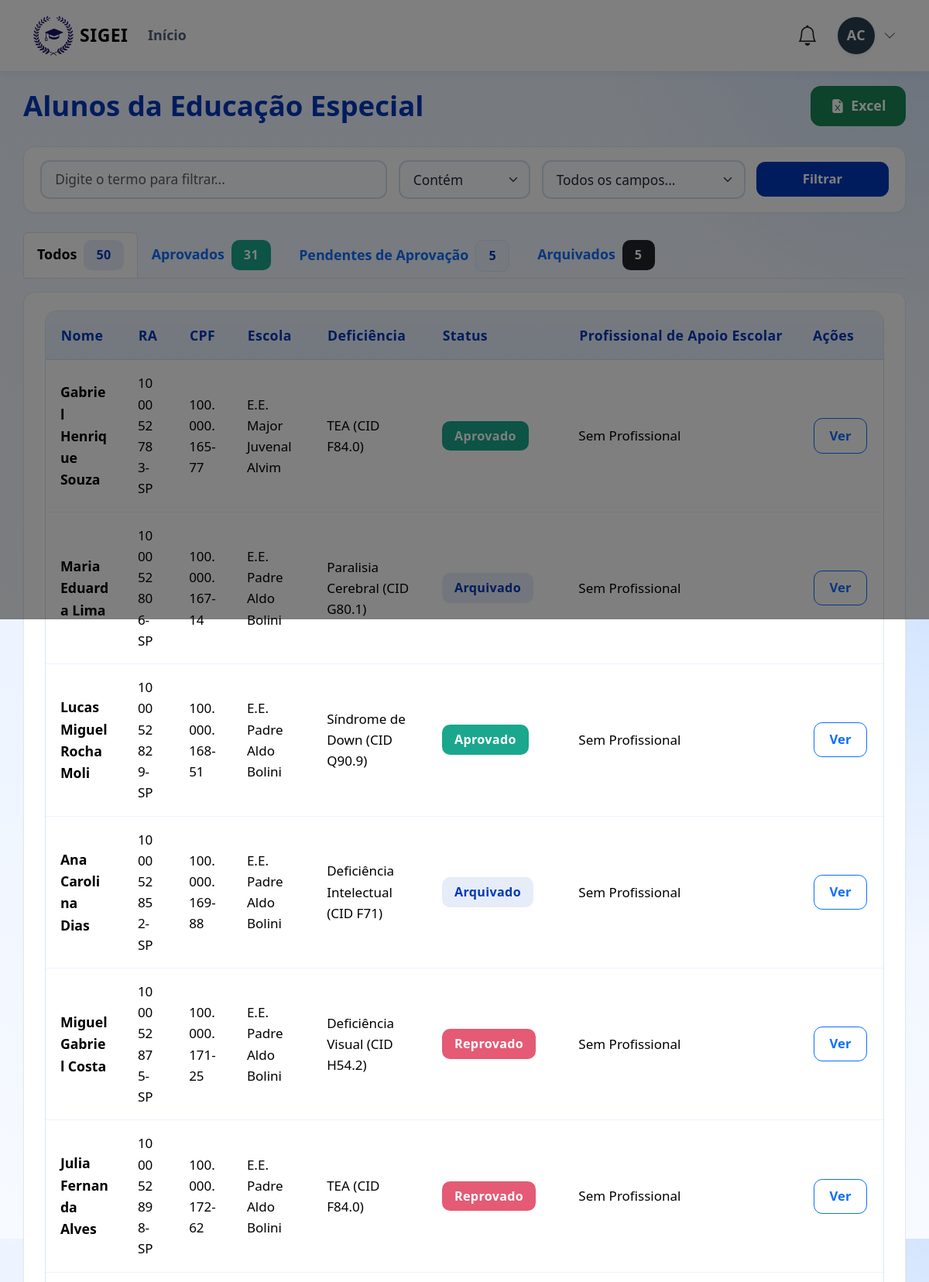
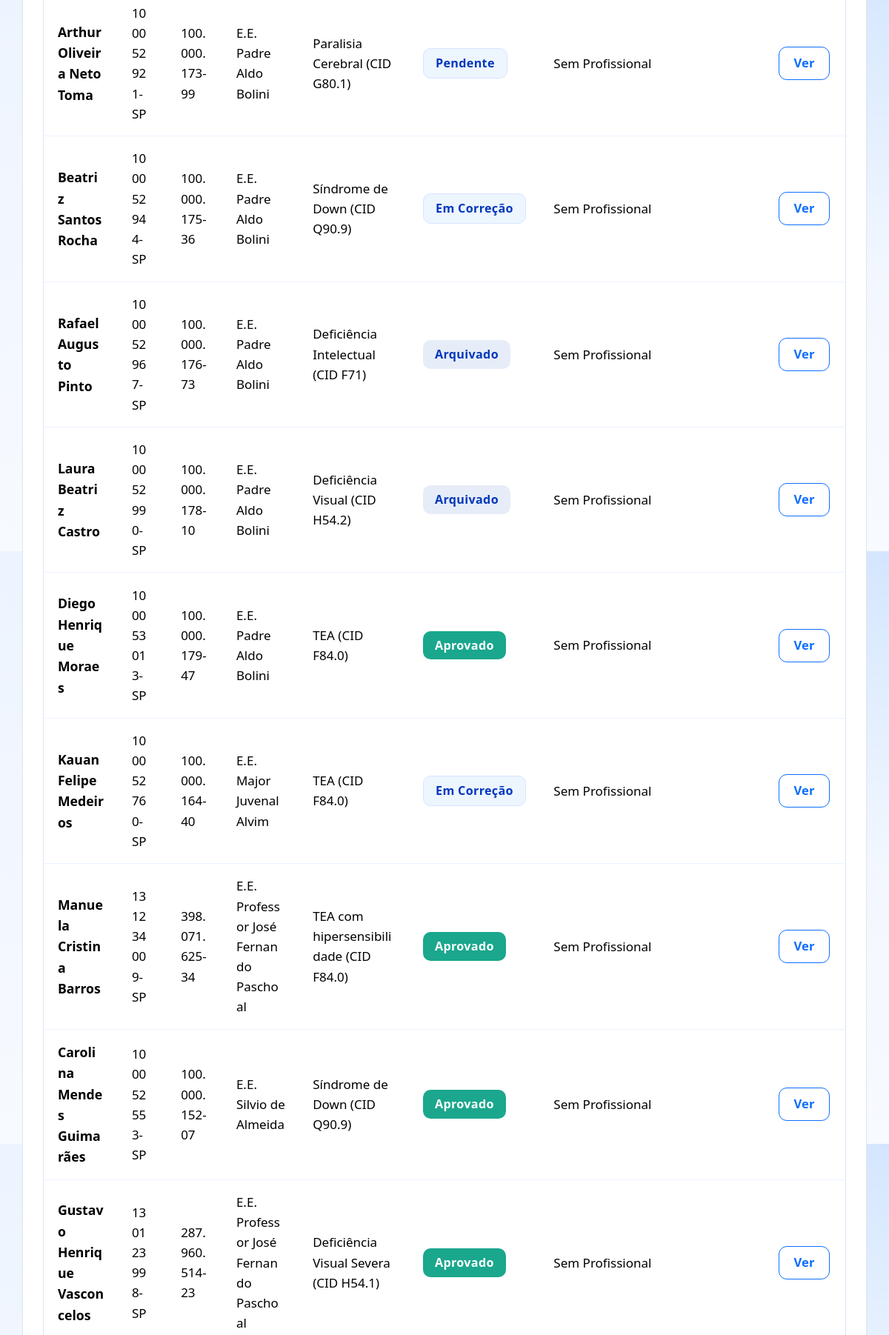
Page /views/alunos/listar.php (signed in, upper part) on the committed database (2 pictures, top to bottom).
### tables this page shows
CREATE TABLE `alunos` (
  `id_aluno` int(11) NOT NULL,
  `nome` varchar(150) NOT NULL,
  `cpf` char(11) DEFAULT NULL,
  `ra` varchar(30) DEFAULT NULL,
  `turno_aula` enum('MANHÃ','TARDE','NOITE','INTEGRAL') DEFAULT NULL,
  `genero` varchar(50) DEFAULT NULL,
  `raca` varchar(50) DEFAULT NULL,
  `municipio_nascimento` varchar(100) DEFAULT NULL,
  `serie` varchar(50) DEFAULT NULL,
  `data_nascimento` date DEFAULT NULL,
  `descricao_deficiencia` text DEFAULT NULL,
  `descricao_cuidados` text DEFAULT NULL,
  `nome_responsavel` varchar(150) DEFAULT NULL,
  `cpf_responsavel` char(11) DEFAULT NULL,
  `foto_arquivo` varchar(255) DEFAULT NULL,
  `termo_responsabilidade_arquivo` varchar(255) DEFAULT NULL,
  `status_aprovacao` enum('PENDENTE','APROVADO','REPROVADO','PENDENTE_CORRECAO','ARQUIVADO') DEFAULT 'PENDENTE',
  `motivo_reprovacao` text DEFAULT NULL,
  `motivo_arquivamento` text DEFAULT NULL,
  `data_arquivamento` datetime DEFAULT NULL,
  `arquivado_por_nome` varchar(150) DEFAULT NULL,
  `arquivado_por_cpf` char(11) DEFAULT NULL,
  `arquivado_por_perfil` varchar(50) DEFAULT NULL,
  `deliberado_por_nome` varchar(150) DEFAULT NULL,
  `deliberado_por_cpf` char(11) DEFAULT NULL,
  `data_deliberacao` datetime DEFAULT NULL,
  `id_ue` int(11) DEFAULT NULL,
  `id_usuario_ue` int(11) DEFAULT NULL,
  `cadastrado_por_nome` varchar(150) DEFAULT NULL,
  `cadastrado_por_cpf` varchar(20) DEFAULT NULL,
  `data_cadastro` datetime DEFAULT current_timestamp()
);

CREATE TABLE `unidades_escolares` (
  `id_ue` int(11) NOT NULL,
  `cie` varchar(10) NOT NULL,
  `ua` varchar(30) DEFAULT NULL,
  `nome` varchar(150) NOT NULL,
  `modalidade` varchar(100) DEFAULT 'Ensino Fundamental e Médio',
  `tipo_ue` enum('ESCOLA','CRECHE','CENTRO_EDUCACIONAL') NOT NULL DEFAULT 'ESCOLA',
  `endereco` varchar(255) DEFAULT NULL,
  `numero` varchar(20) DEFAULT NULL,
  `bairro` varchar(100) DEFAULT NULL,
  `municipio` varchar(100) DEFAULT NULL,
  `cidade` varchar(100) DEFAULT NULL,
  `cep` varchar(10) DEFAULT NULL,
  `telefone` varchar(30) DEFAULT NULL,
  `email` varchar(150) DEFAULT NULL,
  `id_ure` int(11) NOT NULL,
  `ativo` tinyint(1) DEFAULT 1,
  `data_cadastro` datetime DEFAULT current_timestamp()
);

### views/alunos/listar.php (the view, shortened to what the rows shown need)
<?php
require_once "../../config/init.php";
$userPerfil = $_SESSION['user_perfil'];
$abaAtiva = trim($_GET['aba'] ?? 'todos');
$where = array();
$baseSelect = "
    SELECT a.id_aluno, a.nome, a.cpf, a.ra, a.descricao_deficiencia, a.data_nascimento,
           TIMESTAMPDIFF(YEAR, a.data_nascimento, CURDATE()) AS idade,
           a.status_aprovacao, a.motivo_arquivamento, a.data_arquivamento, a.arquivado_por_nome, a.arquivado_por_cpf, a.arquivado_por_perfil, a.data_cadastro,
           e.nome AS escola_nome,
           (SELECT p.nome FROM associacoes ass
            JOIN usuarios_pae p ON ass.id_pae = p.id_pae
            WHERE ass.id_aluno = a.id_aluno AND ass.ativo = 1
            LIMIT 1) AS pae_nome
    FROM alunos a
    LEFT JOIN unidades_escolares e ON a.id_ue = e.id_ue
";
$nomeUre = '';
$whereAba = $where;
$whereAbaSql = (count($whereAba) > 0) ? 'WHERE ' . implode(' AND ', $whereAba) : '';
$sqlFinal = "$baseSelect $whereAbaSql ORDER BY a.data_cadastro DESC";
$result = mysqli_query($conexao, $sqlFinal);
$alunos = $result ? mysqli_fetch_all($result, MYSQLI_ASSOC) : [];
?>
<!DOCTYPE html>
<html lang="pt-br">
<head>
    <link href="https://cdn.jsdelivr.net/npm/bootstrap@5.3.7/dist/css/bootstrap.min.css" rel="stylesheet">
    <link rel="stylesheet" href="../../assets/css/style.css">
</head>
<body class="page-alunos-listar">
<?php require("../../includes/navbar.php"); ?>
<div class="content">
    <div class="d-flex justify-content-between align-items-center mb-4">
        <div>
            <?php if ($userPerfil === 'DIRIGENTE'): ?>
                <h2 class="mb-0">Alunos da Unidade Regional de Ensino <?php echo htmlspecialchars($nomeUre ? $nomeUre : ''); ?></h2>
            <?php else: ?>
                <h2 class="mb-0">Alunos da Educação Especial</h2>
            <?php endif; ?>
        </div>
    </div>
    <div class="card border-0 shadow-sm">
        <div class="card-body p-4">
            <div class="table-responsive">
                <table class="table table-hover align-middle">
                    <thead>
                        <tr>
                            <th>Nome</th>
                            <th>RA</th>
                            <th>CPF</th>
                            <?php if ($userPerfil !== 'USUARIO_ESCOLA'): ?>
                                <th>Escola</th>
                            <?php endif; ?>
                            <th>Deficiência</th>
                            <?php if ($abaAtiva === 'arquivados'): ?>
                                <th>Data Inativação</th>
                                <th>Inativado Por (CPF)</th>
                                <th>Motivo</th>
                            <?php else: ?>
                                <th>Status</th>
                                <th>Profissional de Apoio Escolar</th>
                            <?php endif; ?>
                            <th>Ações</th>
                        </tr>
                    </thead>
                    <tbody>
                        <?php if (count($alunos) > 0): ?>
                            <?php foreach ($alunos as $aluno): ?>
                                <tr>
                                    <td>
                                        <strong><?php echo htmlspecialchars($aluno['nome']); ?></strong>
                                    </td>
                                    <td><?php echo htmlspecialchars($aluno['ra'] ?? '-'); ?></td>
                                    <td><?php echo htmlspecialchars(formatarCPF($aluno['cpf'])); ?></td>
                                    <?php if ($userPerfil !== 'USUARIO_ESCOLA'): ?>
                                        <td><?php echo htmlspecialchars($aluno['escola_nome'] ?? '-'); ?></td>
                                    <?php endif; ?>
                                    <td><?php echo htmlspecialchars($aluno['descricao_deficiencia']); ?></td>
                                    <?php if ($abaAtiva === 'arquivados'): ?>
                                        <td>
                                            <?php echo !empty($aluno['data_arquivamento']) ? date('d/m/Y H:i', strtotime($aluno['data_arquivamento'])) : '-'; ?>
                                        </td>
                                        <td>
                                            <?php if (!empty($aluno['arquivado_por_cpf']) || !empty($aluno['arquivado_por_nome'])): ?>
                                                <button type="button"
                                                        class="btn btn-sm btn-light border py-1 px-2 text-dark btn-detalhes-inativacao font-monospace small d-inline-flex align-items-center gap-1"
                                                        data-nome-aluno="<?php echo htmlspecialchars($aluno['nome']); ?>"
                                                        data-resp-nome="<?php echo htmlspecialchars($aluno['arquivado_por_nome'] ?? 'Não informado'); ?>"
                                                        data-resp-cpf="<?php echo htmlspecialchars(!empty($aluno['arquivado_por_cpf']) ? formatarCPF($aluno['arquivado_por_cpf']) : 'Não informado'); ?>"
                                                        data-resp-perfil="<?php echo htmlspecialchars($aluno['arquivado_por_perfil'] ?? '-'); ?>"
                                                        data-data="<?php echo !empty($aluno['data_arquivamento']) ? date('d/m/Y \à\s H:i', strtotime($aluno['data_arquivamento'])) : '-'; ?>"
                                                        data-motivo="<?php echo htmlspecialchars($aluno['motivo_arquivamento'] ?? 'Não informado'); ?>"
                                                        title="Clique para ver os dados de quem inativou">
                                                    <i class="bi bi-person-badge"></i>
                                                    <?php echo !empty($aluno['arquivado_por_cpf']) ? htmlspecialchars(formatarCPF($aluno['arquivado_por_cpf'])) : htmlspecialchars($aluno['arquivado_por_nome']); ?>
                                                </button>
                                            <?php else: ?>
                                                <span class="text-muted">-</span>
                                            <?php endif; ?>
                                        </td>
                                        <td>
                                            <?php if (!empty($aluno['motivo_arquivamento'])): ?>
                                                <span class="text-muted small" title="<?php echo htmlspecialchars($aluno['motivo_arquivamento']); ?>">
                                                    <?php echo htmlspecialchars(mb_strimwidth($aluno['motivo_arquivamento'], 0, 40, '...')); ?>
                                                </span>
                                            <?php else: ?>
                                                <span class="text-muted">-</span>
                                            <?php endif; ?>
                                        </td>
                                    <?php else: ?>
                                        <td>
                                            <?php
                                                if ($aluno['status_aprovacao'] == 'PENDENTE') {
                                                    echo '<span class="badge bg-warning text-dark">Pendente</span>';
                                                } elseif ($aluno['status_aprovacao'] == 'PENDENTE_CORRECAO') {
                                                    echo '<span class="badge bg-warning text-dark">Em Correção</span>';
                                                } elseif ($aluno['status_aprovacao'] == 'APROVADO') {
                                                    echo '<span class="badge bg-success">Aprovado</span>';
                                                } elseif ($aluno['status_aprovacao'] == 'REPROVADO') {
                                                    echo '<span class="badge bg-danger">Reprovado</span>';
                                                } else {
                                                    echo '<span class="badge bg-secondary">Arquivado</span>';
                                                }
                                            ?>
                                        </td>
                                        <td><?php echo htmlspecialchars($aluno['pae_nome'] ?? 'Sem Profissional'); ?></td>
                                    <?php endif; ?>
                                    <td>
                                        <div class="d-flex gap-1 flex-wrap align-items-center">
                                            <a href="visualizar.php?id=<?php echo $aluno['id_aluno']; ?>" class="btn btn-sm btn-outline-primary" title="Visualizar Detalhes">Ver</a>
                                        </div>
                                    </td>
                                </tr>
                            <?php endforeach; ?>
                        <?php else: ?>
                            <tr>
                                <td colspan="<?php echo ($userPerfil === 'USUARIO_ESCOLA') ? ($abaAtiva === 'arquivados' ? '7' : '7') : ($abaAtiva === 'arquivados' ? '8' : '8'); ?>" class="text-center text-muted">Nenhum aluno encontrado nesta aba.</td>
                            </tr>
                        <?php endif; ?>
                    </tbody>
                </table>
            </div>
        </div>
    </div>
</div>
</body>
</html>

### rows in the picture
alunos: nome "Gabriel Henrique Souza", ra "100052783-SP", cpf "100.000.165-77", id_ue.nome "E.E. Major Juvenal Alvim", descricao_deficiencia "TEA (CID F84.0)", status_aprovacao "Aprovado", pae_nome "Sem Profissional"
alunos: nome "Maria Eduarda Lima", ra "100052806-SP", cpf "100.000.167-14", id_ue.nome "E.E. Padre Aldo Bolini", descricao_deficiencia "Paralisia Cerebral (CID G80.1)", status_aprovacao "Arquivado", pae_nome "Sem Profissional"
alunos: nome "Lucas Miguel Rocha Moli", ra "100052829-SP", cpf "100.000.168-51", id_ue.nome "E.E. Padre Aldo Bolini", descricao_deficiencia "Síndrome de Down (CID Q90.9)", status_aprovacao "Aprovado", pae_nome "Sem Profissional"
alunos: nome "Ana Carolina Dias", ra "100052852-SP", cpf "100.000.169-88", id_ue.nome "E.E. Padre Aldo Bolini", descricao_deficiencia "Deficiência Intelectual (CID F71)", status_aprovacao "Arquivado", pae_nome "Sem Profissional"
alunos: nome "Miguel Gabriel Costa", ra "100052875-SP", cpf "100.000.171-25", id_ue.nome "E.E. Padre Aldo Bolini", descricao_deficiencia "Deficiência Visual (CID H54.2)", status_aprovacao "Reprovado", pae_nome "Sem Profissional"
alunos: nome "Julia Fernanda Alves", ra "100052898-SP", cpf "100.000.172-62", id_ue.nome "E.E. Padre Aldo Bolini", descricao_deficiencia "TEA (CID F84.0)", status_aprovacao "Reprovado", pae_nome "Sem Profissional"
alunos: nome "Arthur Oliveira Neto Toma", ra "100052921-SP", cpf "100.000.173-99", id_ue.nome "E.E. Padre Aldo Bolini", descricao_deficiencia "Paralisia Cerebral (CID G80.1)", status_aprovacao "Pendente", pae_nome "Sem Profissional"
alunos: nome "Beatriz Santos Rocha", ra "100052944-SP", cpf "100.000.175-36", id_ue.nome "E.E. Padre Aldo Bolini", descricao_deficiencia "Síndrome de Down (CID Q90.9)", shows "Em Correção", pae_nome "Sem Profissional"
alunos: nome "Rafael Augusto Pinto", ra "100052967-SP", cpf "100.000.176-73", id_ue.nome "E.E. Padre Aldo Bolini", descricao_deficiencia "Deficiência Intelectual (CID F71)", status_aprovacao "Arquivado", pae_nome "Sem Profissional"
alunos: nome "Laura Beatriz Castro", ra "100052990-SP", cpf "100.000.178-10", id_ue.nome "E.E. Padre Aldo Bolini", descricao_deficiencia "Deficiência Visual (CID H54.2)", status_aprovacao "Arquivado", pae_nome "Sem Profissional"
alunos: nome "Diego Henrique Moraes", ra "100053013-SP", cpf "100.000.179-47", id_ue.nome "E.E. Padre Aldo Bolini", descricao_deficiencia "TEA (CID F84.0)", status_aprovacao "Aprovado", pae_nome "Sem Profissional"
alunos: nome "Kauan Felipe Medeiros", ra "100052760-SP", cpf "100.000.164-40", id_ue.nome "E.E. Major Juvenal Alvim", descricao_deficiencia "TEA (CID F84.0)", shows "Em Correção", pae_nome "Sem Profissional"
alunos: nome "Manuela Cristina Barros", ra "131234009-SP", cpf "398.071.625-34", id_ue.nome "E.E. Professor José Fernando Paschoal", descricao_deficiencia "TEA com hipersensibilidade (CID F84.0)", status_aprovacao "Aprovado", pae_nome "Sem Profissional"
alunos: nome "Carolina Mendes Guimarães", ra "100052553-SP", cpf "100.000.152-07", id_ue.nome "E.E. Silvio de Almeida", descricao_deficiencia "Síndrome de Down (CID Q90.9)", status_aprovacao "Aprovado", pae_nome "Sem Profissional"
alunos: nome "Gustavo Henrique Vasconcelos", ra "130123998-SP", cpf "287.960.514-23", id_ue.nome "E.E. Professor José Fernando Paschoal", descricao_deficiencia "Deficiência Visual Severa (CID H54.1)", status_aprovacao "Aprovado", pae_nome "Sem Profissional"

### other values in the picture
$iniciais "AC"
$counts['total_todos'] "50"
$counts['total_aprovados'] "31"
$counts['total_pendentes'] "5"
$counts['total_arquivados'] "5"
